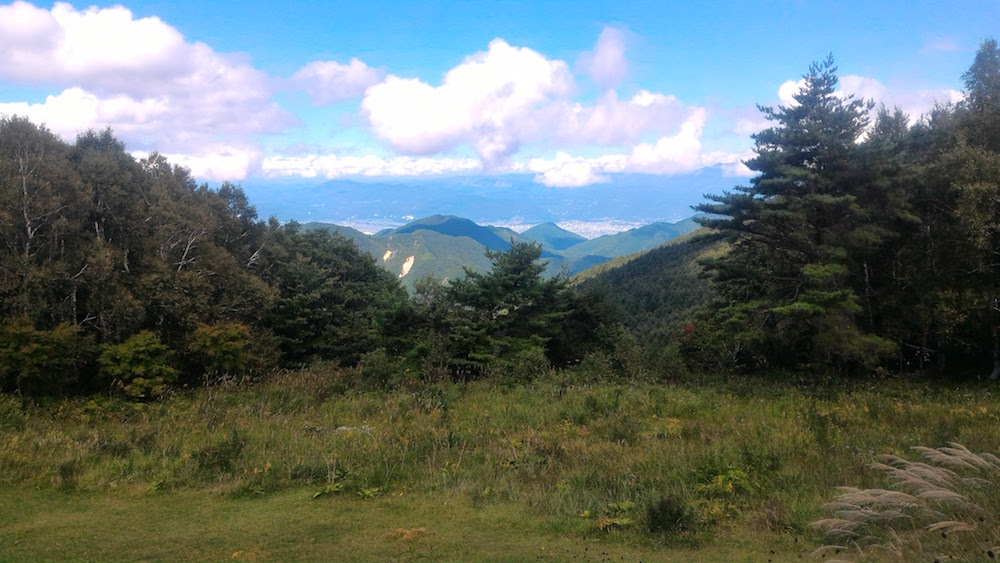
#> input picture codes/3/collage/alps.jpg, 1000 x 563 px; its folder holds only this picture in this run
$ python collage_2.py
#> lines starting #> are read from the running program, lines starting #| are printed output that depends on the picture
import itertools
import os

from PIL import Image


# コラージュ元画像のディレクトリー
TARGET_DIR = './collage/'
# 書き出し画像のパス
COLLAGE_IMAGE_PATH = './collage/collage.jpg'


target_image_paths = []
# コラージュ元画像のパスをリストにする
for filename in os.listdir(TARGET_DIR):
    target_image_path = os.path.join(TARGET_DIR, filename)
    target_image_paths.append(target_image_path)


collage_im = Image.new('RGB', size=(1600, 900))
#> collage_im: PIL image 1600x900 RGB; every value is 0

for (grid_x, grid_y), path in zip(itertools.product(range(0, 1600, 800), range(0, 900, 450)),
                                  target_image_paths):
    with Image.open(path, 'r') as im:
#> im is the input picture: PIL image 1000x563 RGB; mean R, G, B 99, 111.6, 110.1
        resized = im.resize((800, 450))
        collage_im.paste(resized, (grid_x, grid_y))
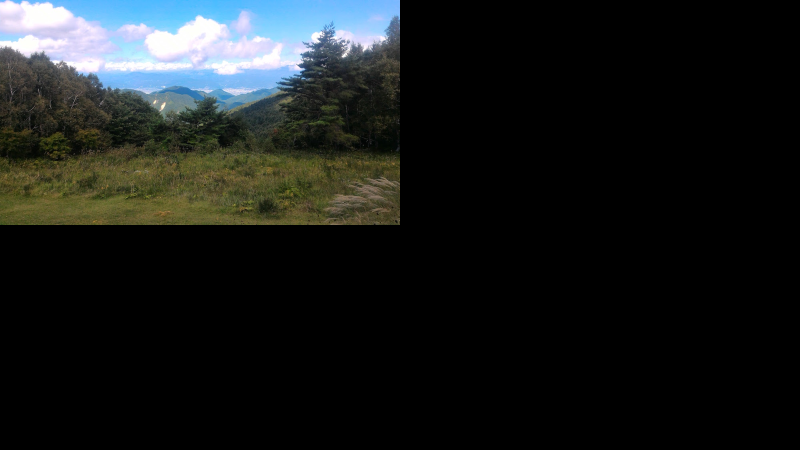
#> collage_im: PIL image 1600x900 RGB (shown at 1/2 size); mean R, G, B 24.8, 27.9, 27.5


collage_im.save(COLLAGE_IMAGE_PATH)

$ run again, on codes/3/collage/enoshima.jpg
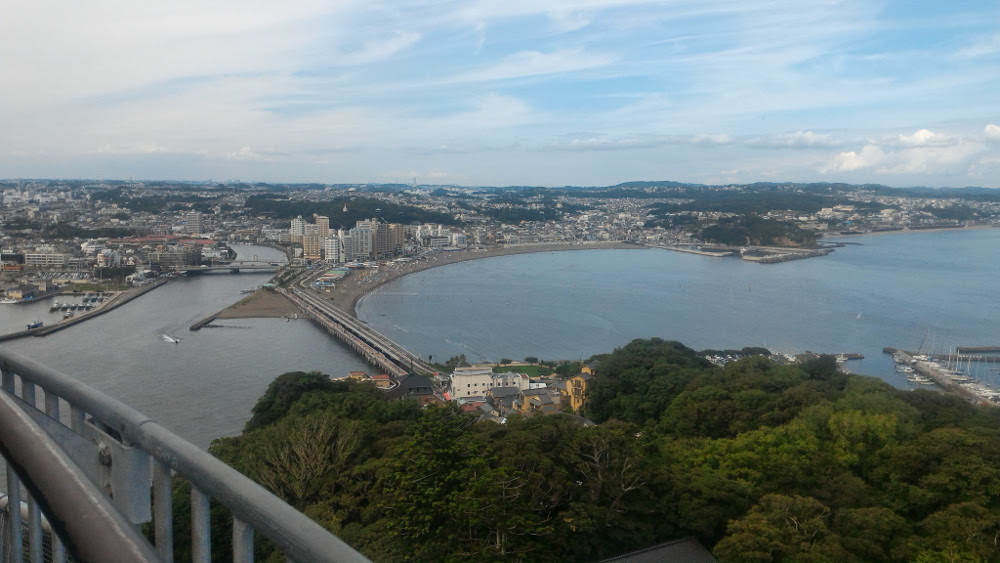
#> input picture codes/3/collage/enoshima.jpg, 1000 x 563 px
#> im is the input picture: PIL image 1000x563 RGB; mean R, G, B 114.9, 126.8, 128.8
#> `collage_im.paste(resized, (grid_x, grid_y))`:
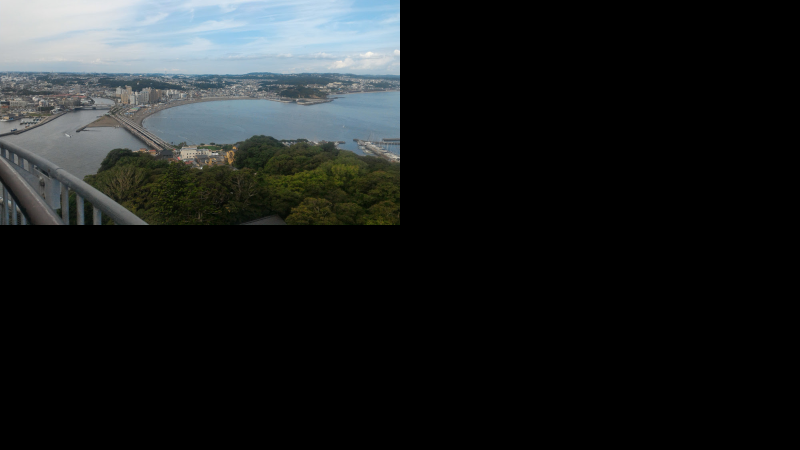
#> collage_im: PIL image 1600x900 RGB (shown at 1/2 size); mean R, G, B 28.7, 31.7, 32.2

$ run again, on codes/3/collage/hanabi.jpg
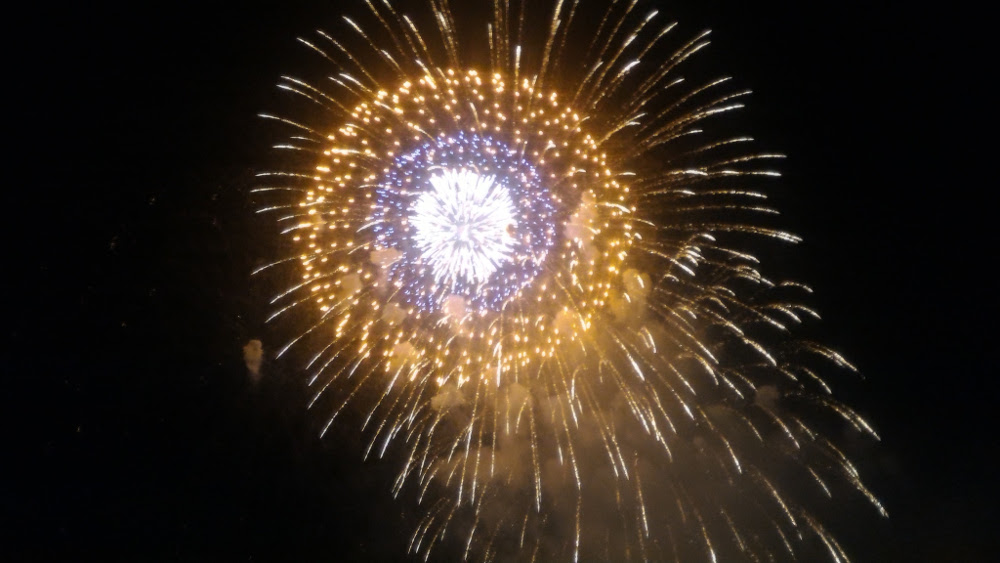
#> input picture codes/3/collage/hanabi.jpg, 1000 x 563 px
#> im is the input picture: PIL image 1000x563 RGB; mean R, G, B 54, 42.2, 31.9
#> `collage_im.paste(resized, (grid_x, grid_y))`:
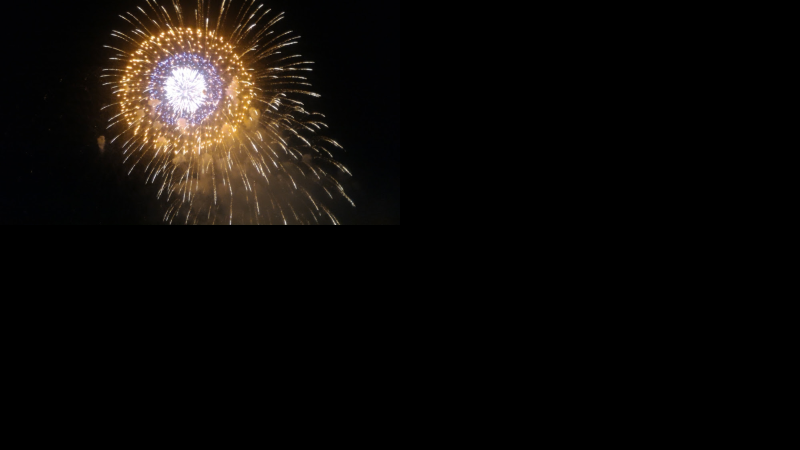
#> collage_im: PIL image 1600x900 RGB (shown at 1/2 size); mean R, G, B 13.5, 10.5, 8
